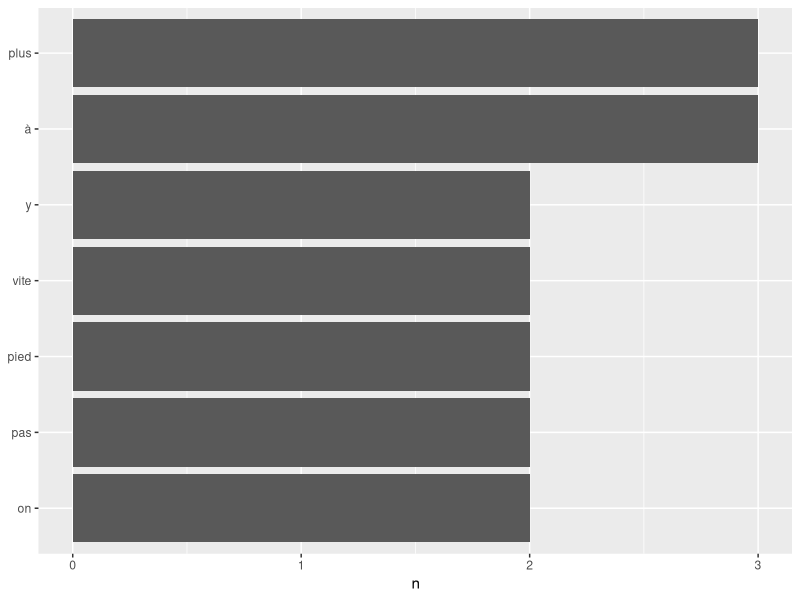

Source code (R):
# Title     : TODO
# Objective : TODO
# Created by: julie
# Created on: 7/17/2020

library(dplyr)
library(tokenizers)
library(tidytext)
library(ggplot2)
# TODO: Import of stop words as a character vector ?
# STOP_WORDS <- scan("./stopWords.txt")

# TODO: Figure out of the import of data into the correct format
songText <- c("T'es sûr que tu veux prendre le bus, on peut y aller à pied",
"Ah, c'est mort, depuis mes premiers pas, j'ai plus jamais marché",
"Ouais, mais y a qu'deux arrêts, on irait plus vite à pied",
"Et beaucoup plus vite si j'avais pas ma caisse à réparer")

# How do the line work ?
songDf <- tibble(line = 1:4, text = songText)

songWords <- songDf %>%
  unnest_tokens(word, text)

songWordsTokenizers <- tokenize_words(songText)

songWords %>%
  count(word, sort = TRUE) %>%
  filter(n > 1) %>%
  mutate(word = reorder(word, n)) %>%
  ggplot(aes(word,n)) +
  geom_col() +
  xlab(NULL) +
  coord_flip()
